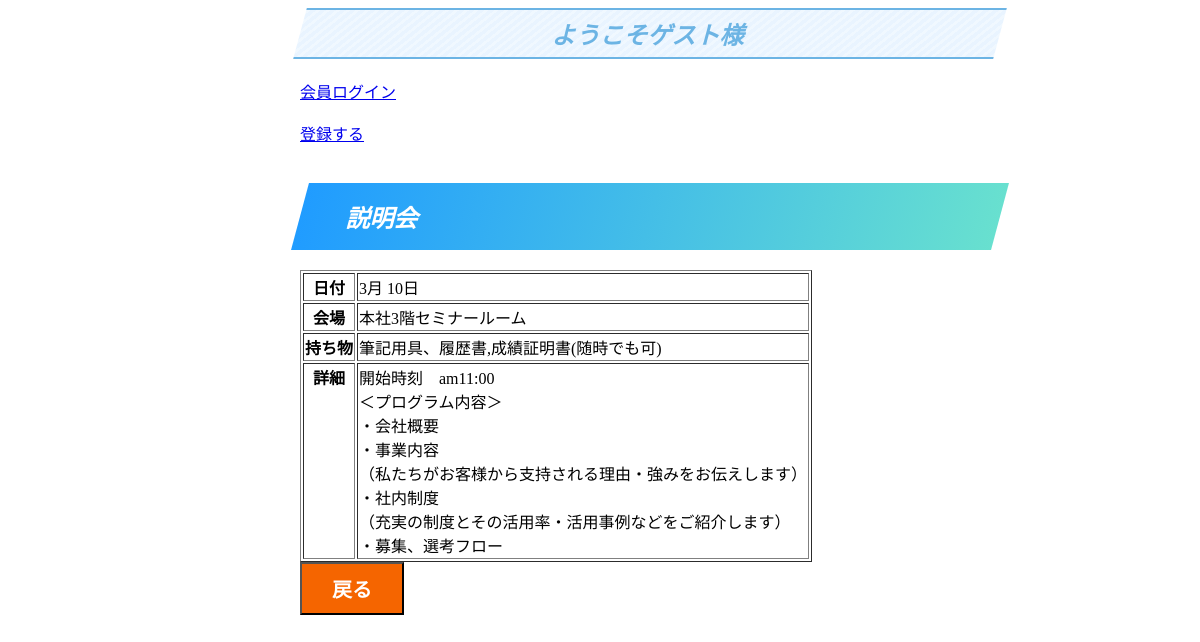
The page /shosai1.php?aaa=10 on the database its author committed.
### tables this page shows
CREATE TABLE `setumeikai` (
  `code` int(11) NOT NULL,
  `kaijou` varchar(30) NOT NULL,
  `motimono` varchar(100) NOT NULL,
  `shousai` varchar(300) NOT NULL,
  `syurui` varchar(30) NOT NULL
);

### shosai1.php (the view, shortened to what this page needs)
<div class="log">
<?php
if(isset($_SESSION['member_login'])==false)
{
	print '<h2 id="midasi">ようこそゲスト様</h2>';
	print '<a href="member_login.html">会員ログイン</a><br />';
	print '<br />';
}
else
{
	print '<h3>ようこそ</h3>';
	print $_SESSION['member_name'];
	print ' 様　';
	print '<a href="member_logout.php">ログアウト</a><br />';
	print '<br />';
}
?>
<!DOCTYPE html>
<html lang="ja">
<head>
    <link rel="stylesheet" href="./css/style.css">
</head>
<body>
<?php
try
{
$dsn='mysql:dbname=yoyaku;host=localhost;charset=utf8';
$user='root';
$password='';
$dbh=new PDO($dsn,$user,$password);
$dbh->setAttribute(PDO::ATTR_ERRMODE,PDO::ERRMODE_EXCEPTION);
$sql='SELECT code,kaijou,motimono,shousai FROM setumeikai WHERE 1';
$stmt=$dbh->prepare($sql);
$stmt->execute();
$rec=$stmt->fetch(PDO::FETCH_ASSOC);
$path1= $_GET['aaa'];
$pro_code=$rec['code'];
$pro_kaijou=$rec['kaijou'];
$pro_motimono=$rec['motimono'];
$pro_shousai=$rec['shousai'];
print '<a href="in.php?procode='.$pro_code.'&day='.$path1.'">登録する</a><br /><br />';
}
catch (Exception $e)
{
  print 'ただいま障害により大変ご迷惑をお掛けしております。';
  exit();
}
?>
    <h2>説明会</h2>
    <table border="1" id="syousai">
        <tr>
            <th>日付</th>
            <td>
                3月
                <?php
                    $path1= $_GET['aaa'];
                    print "${path1}日";
                ?>
            </td>
</tr>
<tr>
    <th>会場</th>
    <td>
        <?php
            print $pro_kaijou;
        ?>
    </td>
</tr>
<tr>
    <th>持ち物</th>
    <td>
        <?php
        print $pro_motimono;
        ?>
    </td>
</tr>
<tr>
    <th valign="top">詳細</th>
    <td>
    <?php
        print $pro_shousai;
    ?>
    </td>
</tr>
    </table>
    <form>
    <input type="button" class="btn-square" onclick="history.back()" value="戻る">
    </form>
</body>
</html>

### css/style.css (style rules this page uses)
body { width:700px; margin-right: auto; margin-left : 300px; }
#midasi { color: #6cb4e4; text-align: center; padding: 0.25em; border-top: solid 2px #6cb4e4; border-bottom: solid 2px #6cb4e4; background: -webkit-repeating-linear-gradient(-45deg, #f0f8ff, #f0f8ff 3px,#e9f4ff 3px, #e9f4ff 7px); background: repeating-linear-gradient(-45deg, #f0f8ff, #f0f8ff 3px,#e9f4ff 3px, #e9f4ff 7px); }
h2 { padding: 1rem 3rem; -webkit-transform: skew(-15deg); transform: skew(-15deg); color: #fff; background-image: -webkit-gradient(linear, left top, right top, from(#209cff), to(#68e0cf)); background-image: -webkit-linear-gradient(left, #209cff 0%, #68e0cf 100%); background-image: linear-gradient(to right, #209cff 0%, #68e0cf 100%); }
.btn-square, a.btn-square { color: #fff; background-color: #eb6100; font-size: 20px; font-weight: bold; padding: 10px 30px; }
.btn-square, a.btn-square:hover { color: #fff; background: #f56500; }

### rows shown on the page
setumeikai: kaijou "本社3階セミナールーム", motimono "筆記用具、履歴書,成績証明書(随時でも可)", shousai "開始時刻 am11:00 ＜プログラム内容＞ ・会社概要 ・事業内容 （私たちがお客様から支持される理由・強みをお伝えします） ・社内制度 （充実の制度とその活用率・活用事例などをご紹介します） ・募集、選考フロー"

### other values the page prints
path1 "10"
